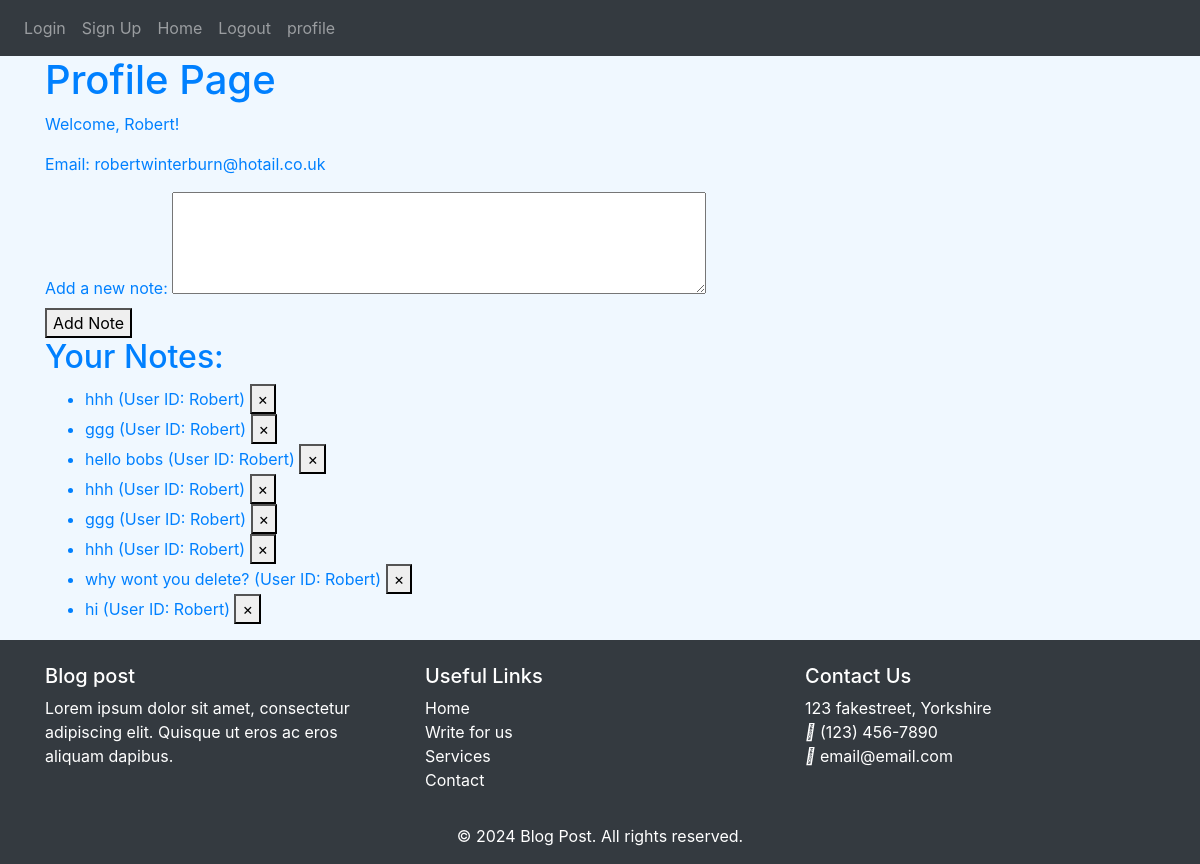
/profile (signed in), run on an earlier commit of the app's database.
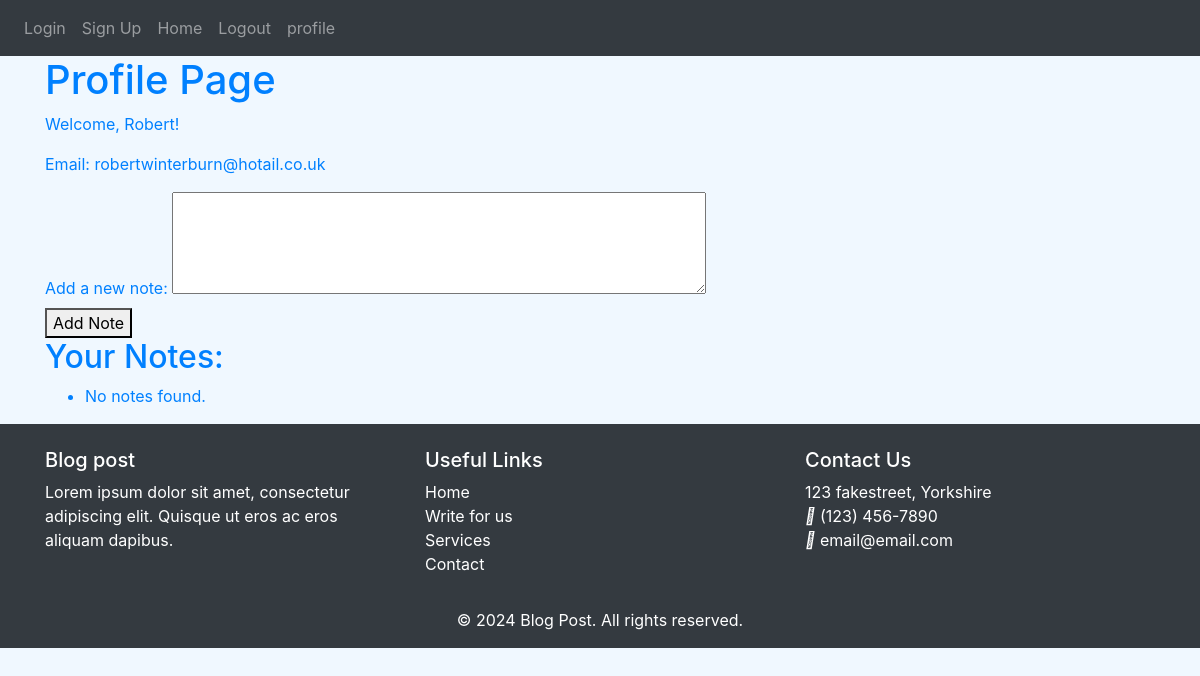
And on a later commit of the database.
### models.py (models this page shows)
class User(db.Model, UserMixin):
    __tablename__ = 'users'
    id = db.Column(db.Integer, primary_key=True)
    email = db.Column(db.String(150), unique=True)
    password = db.Column(db.String(150))
    first_name = db.Column(db.String(150))
    notes = db.relationship('Note', back_populates='user')

class Note(db.Model):
    __tablename__ = 'notes'
    id = db.Column(db.Integer, primary_key=True)
    data = db.Column(db.String(1000))
    user_id = db.Column(db.Integer, db.ForeignKey('users.id'))
    user = db.relationship('User', back_populates='notes')

### auth.py (the view, shortened to what this page needs)
@auth.route('/profile', methods=['GET', 'POST'])
def profile():
    user_id = session.get('user_id')
    if not user_id:
        flash('You need to log in to view your profile', category='error')
        return redirect(url_for('auth.login'))
    user = User.query.get(user_id)
    if not user:
        flash('User not found', category='error')
        return redirect(url_for('auth.login'))
    return render_template('profile.html', user=user)

### app/templates/profile.html (shortened to what this page needs)
{% extends "base.html" %}
{% block content %}
</head>
<body>
    <h1>Profile Page</h1>
    <p>Welcome, {{ user.first_name }}!</p>
    <p>Email: {{ user.email }}</p>
    <form method="POST">
        <label for="note">Add a new note:</label>
        <textarea id="note" name="note" rows="4" cols="50"></textarea><br>
        <button type="submit">Add Note</button>
    </form>
    <h2>Your Notes:</h2>
    <ul>
        {% if user.notes %}
            {% for note in user.notes %}
                <li>{{ note.data }} (User ID: {{ user.first_name }})
                    <button type="button" class="delete" onClick="deleteNote({{ note.id }})">
                        <span aria-hidden="true">&times;</span>
                    </button>
                </li>
            {% endfor %}
        {% else %}
            <li>No notes found.</li>
        {% endif %}
    </ul>
</body>
</html>
{% endblock %}

### app/templates/base.html (shortened to what this page needs)
<!DOCTYPE html>
<html lang="en">
<head>
    <link
      rel="stylesheet"
      href="https://stackpath.bootstrapcdn.com/bootstrap/4.4.1/css/bootstrap.min.css"
    />
    <link
      rel="stylesheet"
      href="https://stackpath.bootstrapcdn.com/font-awesome/4.7.0/css/font-awesome.min.css"
    />
    <link rel="stylesheet" type="text/css" href="{{ url_for('static', filename='styles.css')}}">
</head>
<body>
  <nav id="nav" class ="navbar navbar-expand-lg navbar-dark bg-dark">
    <div class="collapse navbar-collapse" id="navbar">
        <div class="navbar-nav">
            <a class="nav-item nav-link" id="login" href="/login">Login </a>
            <a class="nav-item nav-link" id="signUp" href="/sign-up">Sign Up </a>
            <a class="nav-item nav-link" id="home" href="/home">Home </a>
            <a class="nav-item nav-link" id="logout" href="/logout">Logout </a>
            <a class="nav-item nav-link" id="profile" href="/profile">profile </a>
        </div>
    </div>
</nav>
<div class="container">
    {% block content %}
    {% endblock %}
<footer class="bg-dark text-white pt-4">
  <div class="container">
      <div class="row">
          <div class="col-md-4">
              <h5>Blog post</h5>
              <p>Lorem ipsum dolor sit amet, consectetur adipiscing elit. Quisque ut eros ac eros aliquam dapibus.</p>
          </div>
          <div class="col-md-4">
              <h5>Useful Links</h5>
              <ul class="list-unstyled">
                  <li><a href="#" class="text-white">Home</a></li>
                  <li><a href="#" class="text-white">Write for us</a></li>
                  <li><a href="#" class="text-white">Services</a></li>
                  <li><a href="#" class="text-white">Contact</a></li>
              </ul>
          </div>
          <div class="col-md-4">
              <h5>Contact Us</h5>
              <ul class="list-unstyled">
                  <li> 123 fakestreet, Yorkshire</li>
                  <li><i class="fas fa-phone"></i> (123) 456-7890</li>
                  <li><i class="fas fa-envelope"></i> email@email.com</li>
              </ul>
          </div>
      </div>
      <div class="row">
          <div class="col-12 text-center mt-3">
              <p>&copy; 2024 Blog Post. All rights reserved.</p>
          </div>
      </div>
  </div>
</footer>
</body>
</html>

### static/styles.css (style rules this page uses)
body { color: #0080ff; background-color: aliceblue; }
footer { position: sticky }

What changed in the data, as far as the page shows it:
removed Note: data "hhh", {{ user.first_name }} "Robert"
removed Note: data "ggg", {{ user.first_name }} "Robert"
removed Note: data "hello bobs", {{ user.first_name }} "Robert"
removed Note: data "hhh", {{ user.first_name }} "Robert"
removed Note: data "ggg", {{ user.first_name }} "Robert"
removed Note: data "hhh", {{ user.first_name }} "Robert"
removed Note: data "why wont you delete?", {{ user.first_name }} "Robert"
removed Note: data "hi", {{ user.first_name }} "Robert"
Also different on the page:
text now shown: "No notes found."
